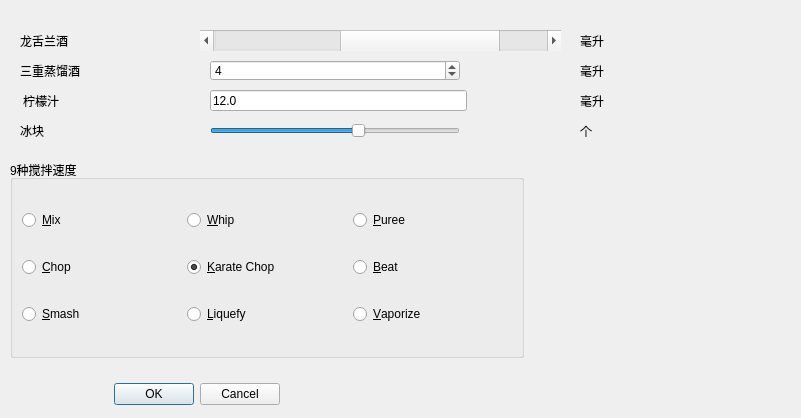
<?xml version="1.0" encoding="UTF-8"?>
<ui version="4.0">
 <class>MatrixWin</class>
 <widget class="QWidget" name="MatrixWin">
  <property name="geometry">
   <rect>
    <x>0</x>
    <y>0</y>
    <width>801</width>
    <height>418</height>
   </rect>
  </property>
  <property name="windowTitle">
   <string>玛格丽特鸡尾酒*调酒器</string>
  </property>
  <widget class="QScrollBar" name="tequilaScrollBar">
   <property name="enabled">
    <bool>true</bool>
   </property>
   <property name="geometry">
    <rect>
     <x>200</x>
     <y>30</y>
     <width>361</width>
     <height>21</height>
    </rect>
   </property>
   <property name="toolTip">
    <string>Jiggers of tequila</string>
   </property>
   <property name="maximum">
    <number>11</number>
   </property>
   <property name="value">
    <number>8</number>
   </property>
   <property name="sliderPosition">
    <number>8</number>
   </property>
   <property name="orientation">
    <enum>Qt::Horizontal</enum>
   </property>
  </widget>
  <widget class="QLabel" name="label">
   <property name="geometry">
    <rect>
     <x>20</x>
     <y>30</y>
     <width>151</width>
     <height>21</height>
    </rect>
   </property>
   <property name="text">
    <string>龙舌兰酒</string>
   </property>
  </widget>
  <widget class="QDialogButtonBox" name="buttonBox">
   <property name="geometry">
    <rect>
     <x>30</x>
     <y>380</y>
     <width>250</width>
     <height>28</height>
    </rect>
   </property>
   <property name="toolTip">
    <string>Press OK to make the drinks</string>
   </property>
   <property name="orientation">
    <enum>Qt::Horizontal</enum>
   </property>
   <property name="standardButtons">
    <set>QDialogButtonBox::Cancel|QDialogButtonBox::Ok</set>
   </property>
  </widget>
  <widget class="QLabel" name="label_2">
   <property name="geometry">
    <rect>
     <x>20</x>
     <y>60</y>
     <width>151</width>
     <height>21</height>
    </rect>
   </property>
   <property name="text">
    <string>三重蒸馏酒</string>
   </property>
  </widget>
  <widget class="QSpinBox" name="tripleSecSpinBox">
   <property name="geometry">
    <rect>
     <x>210</x>
     <y>60</y>
     <width>250</width>
     <height>21</height>
    </rect>
   </property>
   <property name="toolTip">
    <string>Jiggers of triple sec</string>
   </property>
   <property name="maximum">
    <number>11</number>
   </property>
   <property name="value">
    <number>4</number>
   </property>
  </widget>
  <widget class="QLabel" name="label_3">
   <property name="geometry">
    <rect>
     <x>580</x>
     <y>60</y>
     <width>151</width>
     <height>21</height>
    </rect>
   </property>
   <property name="text">
    <string>毫升</string>
   </property>
  </widget>
  <widget class="QSlider" name="iceHorizontalSlider">
   <property name="geometry">
    <rect>
     <x>210</x>
     <y>120</y>
     <width>250</width>
     <height>22</height>
    </rect>
   </property>
   <property name="toolTip">
    <string>Chunks of ice</string>
   </property>
   <property name="minimum">
    <number>0</number>
   </property>
   <property name="maximum">
    <number>20</number>
   </property>
   <property name="value">
    <number>12</number>
   </property>
   <property name="orientation">
    <enum>Qt::Horizontal</enum>
   </property>
  </widget>
  <widget class="QLabel" name="label_4">
   <property name="geometry">
    <rect>
     <x>20</x>
     <y>120</y>
     <width>151</width>
     <height>22</height>
    </rect>
   </property>
   <property name="text">
    <string>冰块</string>
   </property>
  </widget>
  <widget class="QLabel" name="label_5">
   <property name="geometry">
    <rect>
     <x>580</x>
     <y>120</y>
     <width>151</width>
     <height>21</height>
    </rect>
   </property>
   <property name="text">
    <string>个</string>
   </property>
  </widget>
  <widget class="QLabel" name="label_6">
   <property name="geometry">
    <rect>
     <x>580</x>
     <y>30</y>
     <width>151</width>
     <height>21</height>
    </rect>
   </property>
   <property name="text">
    <string>毫升</string>
   </property>
  </widget>
  <widget class="QGroupBox" name="groupBox">
   <property name="geometry">
    <rect>
     <x>10</x>
     <y>160</y>
     <width>514</width>
     <height>198</height>
    </rect>
   </property>
   <property name="toolTip">
    <string>Speed of the blender</string>
   </property>
   <property name="title">
    <string>9种搅拌速度</string>
   </property>
   <layout class="QGridLayout" name="gridLayout_2">
    <item row="0" column="0">
     <widget class="QRadioButton" name="speedButton1">
      <property name="text">
       <string>&amp;Mix</string>
      </property>
      <attribute name="buttonGroup">
       <string notr="true">speedButtonGroup</string>
      </attribute>
     </widget>
    </item>
    <item row="0" column="2">
     <widget class="QRadioButton" name="speedButton3">
      <property name="text">
       <string>&amp;Puree</string>
      </property>
      <attribute name="buttonGroup">
       <string notr="true">speedButtonGroup</string>
      </attribute>
     </widget>
    </item>
    <item row="1" column="0">
     <widget class="QRadioButton" name="speedButton4">
      <property name="text">
       <string>&amp;Chop</string>
      </property>
      <attribute name="buttonGroup">
       <string notr="true">speedButtonGroup</string>
      </attribute>
     </widget>
    </item>
    <item row="1" column="1">
     <widget class="QRadioButton" name="speedButton5">
      <property name="text">
       <string>&amp;Karate Chop</string>
      </property>
      <property name="checked">
       <bool>true</bool>
      </property>
      <attribute name="buttonGroup">
       <string notr="true">speedButtonGroup</string>
      </attribute>
     </widget>
    </item>
    <item row="1" column="2">
     <widget class="QRadioButton" name="speedButton6">
      <property name="text">
       <string>&amp;Beat</string>
      </property>
      <attribute name="buttonGroup">
       <string notr="true">speedButtonGroup</string>
      </attribute>
     </widget>
    </item>
    <item row="3" column="2">
     <widget class="QRadioButton" name="speedButton9">
      <property name="text">
       <string>&amp;Vaporize</string>
      </property>
      <attribute name="buttonGroup">
       <string notr="true">speedButtonGroup</string>
      </attribute>
     </widget>
    </item>
    <item row="3" column="1">
     <widget class="QRadioButton" name="speedButton8">
      <property name="text">
       <string>&amp;Liquefy</string>
      </property>
      <attribute name="buttonGroup">
       <string notr="true">speedButtonGroup</string>
      </attribute>
     </widget>
    </item>
    <item row="3" column="0">
     <widget class="QRadioButton" name="speedButton7">
      <property name="text">
       <string>&amp;Smash</string>
      </property>
      <attribute name="buttonGroup">
       <string notr="true">speedButtonGroup</string>
      </attribute>
     </widget>
    </item>
    <item row="0" column="1">
     <widget class="QRadioButton" name="speedButton2">
      <property name="text">
       <string>&amp;Whip</string>
      </property>
      <attribute name="buttonGroup">
       <string notr="true">speedButtonGroup</string>
      </attribute>
     </widget>
    </item>
   </layout>
  </widget>
  <widget class="QLabel" name="label_7">
   <property name="geometry">
    <rect>
     <x>23</x>
     <y>90</y>
     <width>131</width>
     <height>21</height>
    </rect>
   </property>
   <property name="text">
    <string>柠檬汁</string>
   </property>
  </widget>
  <widget class="QLineEdit" name="limeJuiceLineEdit">
   <property name="geometry">
    <rect>
     <x>210</x>
     <y>90</y>
     <width>257</width>
     <height>21</height>
    </rect>
   </property>
   <property name="toolTip">
    <string>Jiggers of lime juice</string>
   </property>
   <property name="text">
    <string>12.0</string>
   </property>
  </widget>
  <widget class="QLabel" name="label_8">
   <property name="geometry">
    <rect>
     <x>580</x>
     <y>90</y>
     <width>151</width>
     <height>21</height>
    </rect>
   </property>
   <property name="text">
    <string>毫升</string>
   </property>
  </widget>
 </widget>
 <resources/>
 <connections>
  <connection>
   <sender>buttonBox</sender>
   <signal>rejected()</signal>
   <receiver>MatrixWin</receiver>
   <slot>uiReject()</slot>
   <hints>
    <hint type="sourcelabel">
     <x>230</x>
     <y>397</y>
    </hint>
    <hint type="destinationlabel">
     <x>450</x>
     <y>386</y>
    </hint>
   </hints>
  </connection>
  <connection>
   <sender>buttonBox</sender>
   <signal>accepted()</signal>
   <receiver>MatrixWin</receiver>
   <slot>uiAccept()</slot>
   <hints>
    <hint type="sourcelabel">
     <x>122</x>
     <y>392</y>
    </hint>
    <hint type="destinationlabel">
     <x>639</x>
     <y>283</y>
    </hint>
   </hints>
  </connection>
 </connections>
 <slots>
  <slot>uiAccept()</slot>
  <slot>uiReject()</slot>
 </slots>
 <buttongroups>
  <buttongroup name="speedButtonGroup"/>
 </buttongroups>
</ui>
